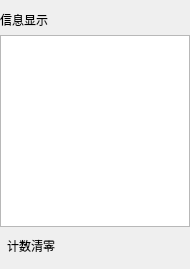
         <widget class="QWidget" name="im_display" native="true">
          <property name="minimumSize">
           <size>
            <width>190</width>
            <height>0</height>
           </size>
          </property>
          <property name="maximumSize">
           <size>
            <width>190</width>
            <height>16777215</height>
           </size>
          </property>
          <layout class="QVBoxLayout" name="verticalLayout_6">
           <property name="leftMargin">
            <number>0</number>
           </property>
           <property name="rightMargin">
            <number>0</number>
           </property>
           <item>
            <widget class="QLabel" name="label_2">
             <property name="text">
              <string>信息显示</string>
             </property>
            </widget>
           </item>
           <item>
            <widget class="QListView" name="listView_info"/>
           </item>
           <item>
            <widget class="QToolButton" name="toolButton_9">
             <property name="text">
              <string>计数清零</string>
             </property>
             <property name="icon">
              <iconset>
               <normaloff>images/Refresh_48px_1186205_easyicon.net.png</normaloff>images/Refresh_48px_1186205_easyicon.net.png</iconset>
             </property>
             <property name="iconSize">
              <size>
               <width>35</width>
               <height>35</height>
              </size>
             </property>
             <property name="toolButtonStyle">
              <enum>Qt::ToolButtonTextBesideIcon</enum>
             </property>
             <property name="autoRaise">
              <bool>true</bool>
             </property>
            </widget>
           </item>
          </layout>
         </widget>
